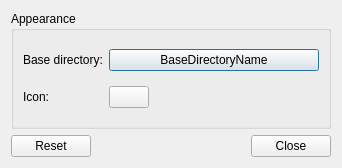
<?xml version="1.0" encoding="UTF-8"?>
<ui version="4.0">
 <class>PlacesMenuConfiguration</class>
 <widget class="QDialog" name="PlacesMenuConfiguration">
  <property name="geometry">
   <rect>
    <x>0</x>
    <y>0</y>
    <width>342</width>
    <height>168</height>
   </rect>
  </property>
  <property name="windowTitle">
   <string>Directory Menu Settings</string>
  </property>
  <layout class="QVBoxLayout" name="verticalLayout">
   <item>
    <widget class="QGroupBox" name="appearanceGB">
     <property name="title">
      <string>Appearance</string>
     </property>
     <layout class="QGridLayout" name="gridLayout_2" columnstretch="0,0">
      <item row="0" column="0">
       <widget class="QLabel" name="baseDirectoryL">
        <property name="text">
         <string>Base directory:</string>
        </property>
       </widget>
      </item>
      <item row="0" column="1">
       <widget class="QPushButton" name="baseDirectoryB">
        <property name="sizePolicy">
         <sizepolicy hsizetype="MinimumExpanding" vsizetype="Fixed">
          <horstretch>0</horstretch>
          <verstretch>0</verstretch>
         </sizepolicy>
        </property>
        <property name="text">
         <string>BaseDirectoryName</string>
        </property>
       </widget>
      </item>
      <item row="1" column="0">
       <widget class="QLabel" name="iconL">
        <property name="text">
         <string>Icon:</string>
        </property>
       </widget>
      </item>
      <item row="1" column="1">
       <widget class="QPushButton" name="iconB">
        <property name="sizePolicy">
         <sizepolicy hsizetype="Fixed" vsizetype="Fixed">
          <horstretch>0</horstretch>
          <verstretch>0</verstretch>
         </sizepolicy>
        </property>
        <property name="text">
         <string/>
        </property>
       </widget>
      </item>
     </layout>
    </widget>
   </item>
   <item>
    <widget class="QDialogButtonBox" name="buttons">
     <property name="orientation">
      <enum>Qt::Horizontal</enum>
     </property>
     <property name="standardButtons">
      <set>QDialogButtonBox::Close|QDialogButtonBox::Reset</set>
     </property>
    </widget>
   </item>
  </layout>
 </widget>
 <resources/>
 <connections>
  <connection>
   <sender>buttons</sender>
   <signal>accepted()</signal>
   <receiver>PlacesMenuConfiguration</receiver>
   <slot>accept()</slot>
   <hints>
    <hint type="sourcelabel">
     <x>214</x>
     <y>350</y>
    </hint>
    <hint type="destinationlabel">
     <x>157</x>
     <y>274</y>
    </hint>
   </hints>
  </connection>
  <connection>
   <sender>buttons</sender>
   <signal>rejected()</signal>
   <receiver>PlacesMenuConfiguration</receiver>
   <slot>reject()</slot>
   <hints>
    <hint type="sourcelabel">
     <x>214</x>
     <y>350</y>
    </hint>
    <hint type="destinationlabel">
     <x>196</x>
     <y>274</y>
    </hint>
   </hints>
  </connection>
 </connections>
</ui>
